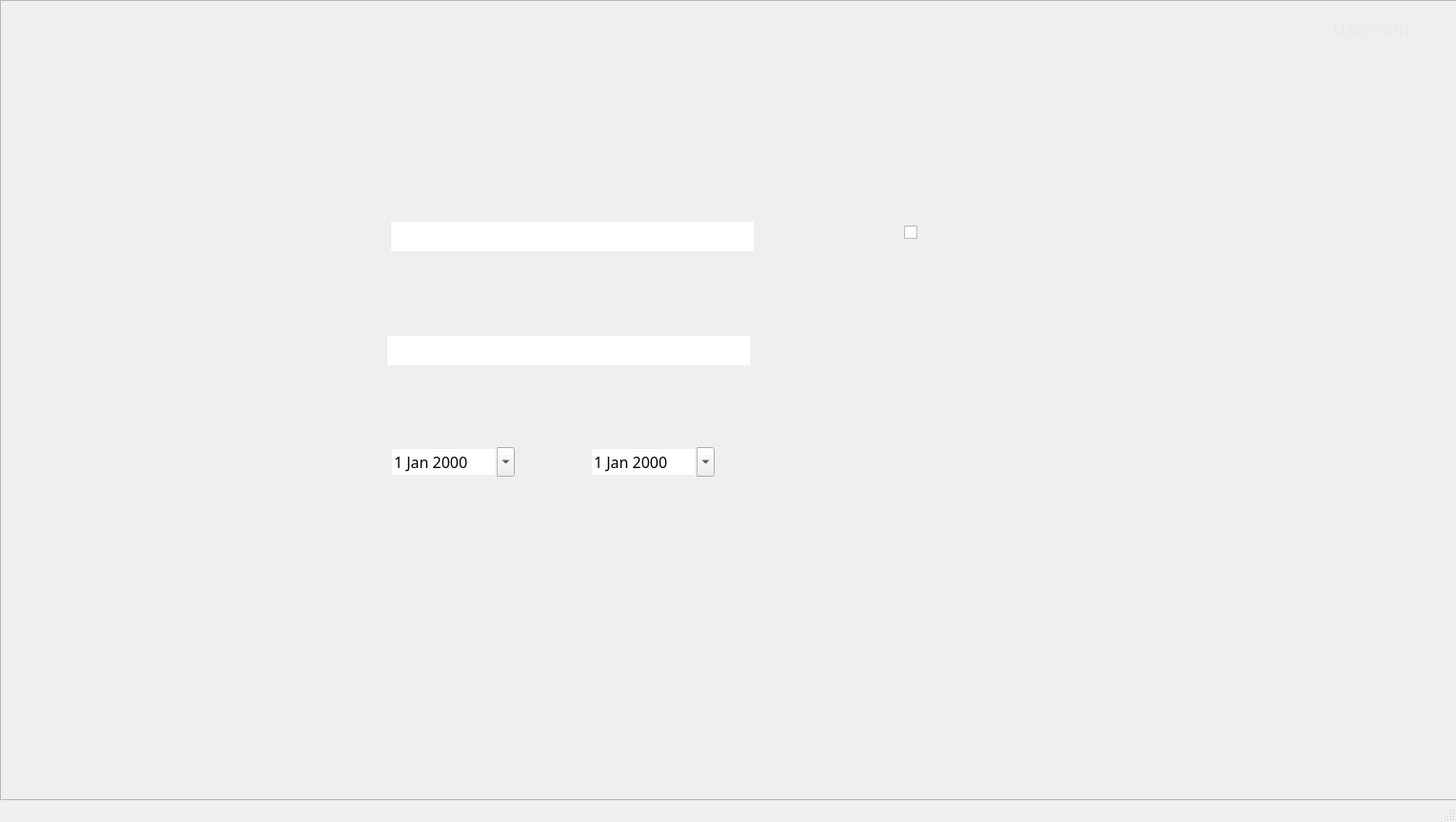
<?xml version="1.0" encoding="UTF-8"?>
<ui version="4.0">
 <class>Menu</class>
 <widget class="QMainWindow" name="Menu">
  <property name="geometry">
   <rect>
    <x>0</x>
    <y>0</y>
    <width>1530</width>
    <height>864</height>
   </rect>
  </property>
  <property name="windowTitle">
   <string>Menu</string>
  </property>
  <widget class="QWidget" name="centralwidget">
   <widget class="QFrame" name="BanUserFrame">
    <property name="geometry">
     <rect>
      <x>0</x>
      <y>0</y>
      <width>1531</width>
      <height>841</height>
     </rect>
    </property>
    <property name="autoFillBackground">
     <bool>true</bool>
    </property>
    <property name="frameShape">
     <enum>QFrame::StyledPanel</enum>
    </property>
    <property name="frameShadow">
     <enum>QFrame::Raised</enum>
    </property>
    <widget class="QLineEdit" name="UsernameInput_BanUser">
     <property name="enabled">
      <bool>true</bool>
     </property>
     <property name="geometry">
      <rect>
       <x>411</x>
       <y>233</y>
       <width>381</width>
       <height>31</height>
      </rect>
     </property>
     <property name="font">
      <font>
       <family>Source Sans Pro</family>
       <pointsize>12</pointsize>
      </font>
     </property>
     <property name="cursor">
      <cursorShape>IBeamCursor</cursorShape>
     </property>
     <property name="acceptDrops">
      <bool>true</bool>
     </property>
     <property name="autoFillBackground">
      <bool>false</bool>
     </property>
     <property name="frame">
      <bool>false</bool>
     </property>
     <property name="clearButtonEnabled">
      <bool>false</bool>
     </property>
    </widget>
    <widget class="QLineEdit" name="ReasonInput_BanUser">
     <property name="enabled">
      <bool>true</bool>
     </property>
     <property name="geometry">
      <rect>
       <x>407</x>
       <y>353</y>
       <width>381</width>
       <height>31</height>
      </rect>
     </property>
     <property name="font">
      <font>
       <family>Source Sans Pro</family>
       <pointsize>12</pointsize>
      </font>
     </property>
     <property name="cursor">
      <cursorShape>IBeamCursor</cursorShape>
     </property>
     <property name="acceptDrops">
      <bool>true</bool>
     </property>
     <property name="autoFillBackground">
      <bool>false</bool>
     </property>
     <property name="frame">
      <bool>false</bool>
     </property>
     <property name="clearButtonEnabled">
      <bool>false</bool>
     </property>
    </widget>
    <widget class="QPushButton" name="HomeButton_BanUser">
     <property name="geometry">
      <rect>
       <x>0</x>
       <y>60</y>
       <width>241</width>
       <height>51</height>
      </rect>
     </property>
     <property name="text">
      <string/>
     </property>
     <property name="flat">
      <bool>true</bool>
     </property>
    </widget>
    <widget class="QPushButton" name="DataButton_BanUser">
     <property name="geometry">
      <rect>
       <x>0</x>
       <y>120</y>
       <width>241</width>
       <height>51</height>
      </rect>
     </property>
     <property name="text">
      <string/>
     </property>
     <property name="flat">
      <bool>true</bool>
     </property>
    </widget>
    <widget class="QPushButton" name="UserBanButton_BanUser">
     <property name="geometry">
      <rect>
       <x>0</x>
       <y>170</y>
       <width>241</width>
       <height>51</height>
      </rect>
     </property>
     <property name="text">
      <string/>
     </property>
     <property name="flat">
      <bool>true</bool>
     </property>
    </widget>
    <widget class="QPushButton" name="PersonRegisterButton_BanUser">
     <property name="geometry">
      <rect>
       <x>0</x>
       <y>230</y>
       <width>241</width>
       <height>51</height>
      </rect>
     </property>
     <property name="text">
      <string/>
     </property>
     <property name="flat">
      <bool>true</bool>
     </property>
    </widget>
    <widget class="QPushButton" name="AuditLogButton_BanUser">
     <property name="geometry">
      <rect>
       <x>0</x>
       <y>280</y>
       <width>241</width>
       <height>51</height>
      </rect>
     </property>
     <property name="text">
      <string/>
     </property>
     <property name="flat">
      <bool>true</bool>
     </property>
    </widget>
    <widget class="QPushButton" name="CatalogButton_BanUser">
     <property name="geometry">
      <rect>
       <x>0</x>
       <y>340</y>
       <width>241</width>
       <height>51</height>
      </rect>
     </property>
     <property name="text">
      <string/>
     </property>
     <property name="flat">
      <bool>true</bool>
     </property>
    </widget>
    <widget class="QPushButton" name="RecordsButton_BanUser">
     <property name="geometry">
      <rect>
       <x>0</x>
       <y>400</y>
       <width>241</width>
       <height>51</height>
      </rect>
     </property>
     <property name="text">
      <string/>
     </property>
     <property name="flat">
      <bool>true</bool>
     </property>
    </widget>
    <widget class="QPushButton" name="StatisticsButton_BanUser">
     <property name="geometry">
      <rect>
       <x>0</x>
       <y>450</y>
       <width>241</width>
       <height>51</height>
      </rect>
     </property>
     <property name="text">
      <string/>
     </property>
     <property name="flat">
      <bool>true</bool>
     </property>
    </widget>
    <widget class="QPushButton" name="LogOutButton_BanUser">
     <property name="geometry">
      <rect>
       <x>0</x>
       <y>780</y>
       <width>241</width>
       <height>51</height>
      </rect>
     </property>
     <property name="text">
      <string/>
     </property>
     <property name="flat">
      <bool>true</bool>
     </property>
    </widget>
    <widget class="QDateEdit" name="InitialDate_BanUser">
     <property name="geometry">
      <rect>
       <x>410</x>
       <y>470</y>
       <width>131</width>
       <height>31</height>
      </rect>
     </property>
     <property name="font">
      <font>
       <family>Source Sans Pro</family>
       <pointsize>12</pointsize>
      </font>
     </property>
     <property name="acceptDrops">
      <bool>false</bool>
     </property>
     <property name="autoFillBackground">
      <bool>false</bool>
     </property>
     <property name="wrapping">
      <bool>false</bool>
     </property>
     <property name="frame">
      <bool>false</bool>
     </property>
     <property name="buttonSymbols">
      <enum>QAbstractSpinBox::UpDownArrows</enum>
     </property>
     <property name="showGroupSeparator" stdset="0">
      <bool>false</bool>
     </property>
     <property name="calendarPopup">
      <bool>true</bool>
     </property>
    </widget>
    <widget class="QDateEdit" name="FinalDate_BanUser">
     <property name="geometry">
      <rect>
       <x>620</x>
       <y>470</y>
       <width>131</width>
       <height>31</height>
      </rect>
     </property>
     <property name="font">
      <font>
       <family>Source Sans Pro</family>
       <pointsize>12</pointsize>
      </font>
     </property>
     <property name="acceptDrops">
      <bool>false</bool>
     </property>
     <property name="autoFillBackground">
      <bool>false</bool>
     </property>
     <property name="wrapping">
      <bool>false</bool>
     </property>
     <property name="frame">
      <bool>false</bool>
     </property>
     <property name="buttonSymbols">
      <enum>QAbstractSpinBox::UpDownArrows</enum>
     </property>
     <property name="showGroupSeparator" stdset="0">
      <bool>false</bool>
     </property>
     <property name="calendarPopup">
      <bool>true</bool>
     </property>
    </widget>
    <widget class="QPushButton" name="SubmitButton_BanUser">
     <property name="geometry">
      <rect>
       <x>1290</x>
       <y>704</y>
       <width>127</width>
       <height>33</height>
      </rect>
     </property>
     <property name="text">
      <string/>
     </property>
     <property name="flat">
      <bool>true</bool>
     </property>
    </widget>
    <widget class="QLabel" name="BanUserLabel_BanUser">
     <property name="geometry">
      <rect>
       <x>0</x>
       <y>0</y>
       <width>1531</width>
       <height>841</height>
      </rect>
     </property>
     <property name="text">
      <string/>
     </property>
     <property name="pixmap">
      <pixmap>Images/UserBan.png</pixmap>
     </property>
     <property name="scaledContents">
      <bool>true</bool>
     </property>
    </widget>
    <widget class="QLabel" name="UsernameLabel_BanUser">
     <property name="geometry">
      <rect>
       <x>1400</x>
       <y>20</y>
       <width>81</width>
       <height>21</height>
      </rect>
     </property>
     <property name="font">
      <font>
       <family>Source Sans Pro</family>
       <pointsize>14</pointsize>
      </font>
     </property>
     <property name="cursor">
      <cursorShape>BlankCursor</cursorShape>
     </property>
     <property name="autoFillBackground">
      <bool>false</bool>
     </property>
     <property name="styleSheet">
      <string notr="true">color: rgb(234, 234, 234);</string>
     </property>
     <property name="text">
      <string>Username</string>
     </property>
    </widget>
    <widget class="QCheckBox" name="PermanentBanCheck_BanUser">
     <property name="geometry">
      <rect>
       <x>950</x>
       <y>236</y>
       <width>16</width>
       <height>16</height>
      </rect>
     </property>
     <property name="autoFillBackground">
      <bool>false</bool>
     </property>
     <property name="text">
      <string/>
     </property>
     <property name="iconSize">
      <size>
       <width>16</width>
       <height>16</height>
      </size>
     </property>
    </widget>
    <zorder>BanUserLabel_BanUser</zorder>
    <zorder>UsernameInput_BanUser</zorder>
    <zorder>ReasonInput_BanUser</zorder>
    <zorder>HomeButton_BanUser</zorder>
    <zorder>DataButton_BanUser</zorder>
    <zorder>UserBanButton_BanUser</zorder>
    <zorder>PersonRegisterButton_BanUser</zorder>
    <zorder>AuditLogButton_BanUser</zorder>
    <zorder>CatalogButton_BanUser</zorder>
    <zorder>RecordsButton_BanUser</zorder>
    <zorder>StatisticsButton_BanUser</zorder>
    <zorder>LogOutButton_BanUser</zorder>
    <zorder>InitialDate_BanUser</zorder>
    <zorder>FinalDate_BanUser</zorder>
    <zorder>SubmitButton_BanUser</zorder>
    <zorder>UsernameLabel_BanUser</zorder>
    <zorder>PermanentBanCheck_BanUser</zorder>
   </widget>
  </widget>
  <widget class="QMenuBar" name="menubar">
   <property name="geometry">
    <rect>
     <x>0</x>
     <y>0</y>
     <width>1530</width>
     <height>21</height>
    </rect>
   </property>
  </widget>
  <widget class="QStatusBar" name="statusbar">
   <property name="acceptDrops">
    <bool>false</bool>
   </property>
   <property name="autoFillBackground">
    <bool>false</bool>
   </property>
  </widget>
 </widget>
 <resources/>
 <connections/>
</ui>
